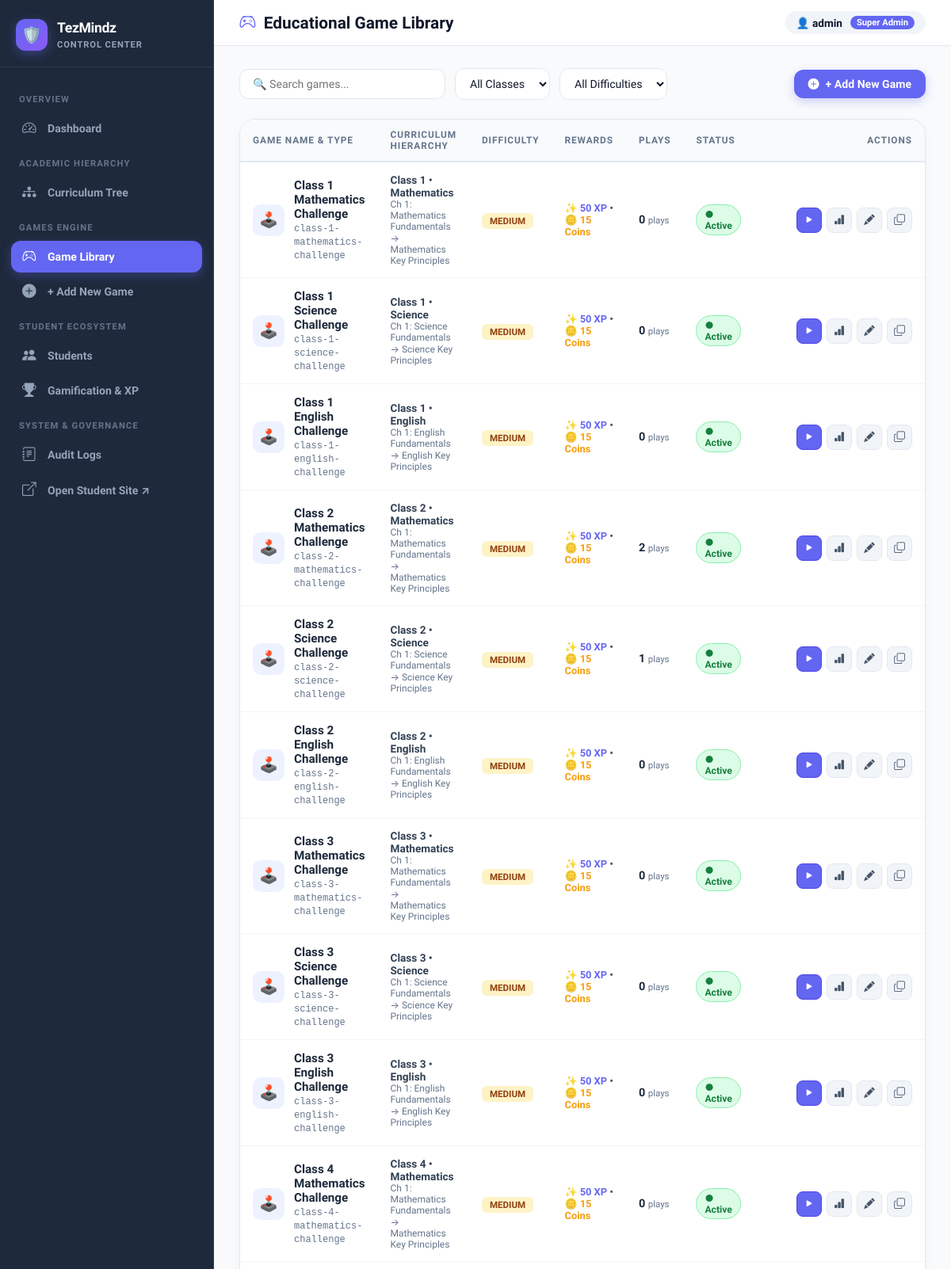
Screenshot of /tezadmin/games/ (signed in, upper part) with the database file from the repository.
### games/models.py (models this page shows, shortened)
class Game(models.Model):
    DIFFICULTY_CHOICES = [
        ("easy", "Easy"),
        ("medium", "Medium"),
        ("hard", "Hard"),
    ]
    concept = models.ForeignKey(Concept, on_delete=models.CASCADE, related_name="games")
    template = models.ForeignKey(GameTemplate, on_delete=models.SET_NULL, null=True, blank=True, related_name="games")
    title = models.CharField(max_length=255)
    slug = models.SlugField(unique=True, max_length=255, blank=True, null=True)
    game_path = models.CharField(
        max_length=500,
        blank=True,
        default="",
        help_text="Path within games/ folder, e.g. class_5/mathematics/chapter_01_large_numbers/topic_01_reading_writing_numbers/number_builder"
    )
    game_type = models.CharField(max_length=50, default="house_builder", help_text="Engine identifier: house_builder, shopping, fractions, etc.")
    description = models.TextField(blank=True)
    instructions = models.TextField(blank=True)
    difficulty = models.CharField(max_length=20, choices=DIFFICULTY_CHOICES, default="medium")
    thumbnail = models.CharField(max_length=255, blank=True, null=True)
    estimated_time = models.PositiveIntegerField(default=15, help_text="Estimated play time in minutes")
    xp_reward = models.PositiveIntegerField(default=50)
    coin_reward = models.PositiveIntegerField(default=15)
    config = models.JSONField(default=dict, blank=True)  # General game config
    is_active = models.BooleanField(default=True)
    created_at = models.DateTimeField(default=timezone.now)
    updated_at = models.DateTimeField(auto_now=True)

### academics/models.py (models this page shows, shortened)
class Concept(models.Model):
    DIFFICULTY_CHOICES = [
        ("easy", "Easy"),
        ("medium", "Medium"),
        ("hard", "Hard"),
    ]
    chapter = models.ForeignKey(Chapter, on_delete=models.CASCADE, related_name="concepts")
    name = models.CharField(max_length=255)
    slug = models.SlugField(blank=True)
    description = models.TextField()
    real_world_example = models.TextField(blank=True, null=True)
    difficulty = models.CharField(max_length=20, choices=DIFFICULTY_CHOICES, default="medium")
    estimated_time = models.PositiveIntegerField(default=15, help_text="Estimated time in minutes")
    order = models.PositiveIntegerField()
    is_active = models.BooleanField(default=True)
    class Meta:
        ordering = ["order"]
        unique_together = ("chapter", "order")

class Chapter(models.Model):
    class_subject = models.ForeignKey(ClassSubject, on_delete=models.CASCADE, related_name="chapters")
    name = models.CharField(max_length=255)
    slug = models.SlugField(blank=True)
    description = models.TextField(blank=True)
    order = models.PositiveIntegerField()
    is_active = models.BooleanField(default=True)
    class Meta:
        ordering = ["order"]
        unique_together = ("class_subject", "order")

class ClassSubject(models.Model):
    student_class = models.ForeignKey(Class, on_delete=models.CASCADE, related_name="class_subjects")
    subject = models.ForeignKey(Subject, on_delete=models.CASCADE, related_name="class_subjects")
    total_modules = models.PositiveIntegerField(default=0)
    class Meta:
        unique_together = ("student_class", "subject")

class Class(models.Model):
    grade_number = models.PositiveIntegerField(unique=True)
    name = models.CharField(max_length=50)           # e.g., "Grade 5"
    class_label = models.CharField(max_length=50)    # e.g., "Class 5"
    slug = models.SlugField(unique=True, blank=True)  # e.g., "class-5"
    stage = models.CharField(max_length=100)          # e.g., "Olympiad Challenger"
    age_group = models.CharField(max_length=50)       # e.g., "Age 10 - 11"
    description = models.TextField(blank=True)
    category = models.CharField(
        max_length=20,
        choices=[
            ("primary", "Primary"),
            ("middle", "Middle"),
            ("senior", "Senior"),
        ]
    )
    is_active = models.BooleanField(default=True)
    created_at = models.DateTimeField(auto_now_add=True, null=True)
    updated_at = models.DateTimeField(auto_now=True, null=True)
    class Meta:
        verbose_name_plural = "Classes"
        ordering = ["grade_number"]

class Subject(models.Model):
    title = models.CharField(max_length=100, unique=True)
    subtitle = models.CharField(max_length=255)
    olympiad_code = models.CharField(max_length=100)
    icon_type = models.CharField(
        max_length=50,
        choices=[
            ("math", "math"),
            ("science", "science"),
            ("english", "english"),
        ]
    )
    color_theme = models.JSONField()
    is_active = models.BooleanField(default=True)

### common/admin_views.py (the view, shortened to what this page needs)
# urls.py: path("games/", admin_views.admin_game_library_view, name="game_library"),
@admin_required
def admin_game_library_view(request):
    games = (
        Game.objects
        .select_related("concept__chapter__class_subject__student_class", "concept__chapter__class_subject__subject")
        .order_by("concept__chapter__class_subject__student_class__grade_number", "concept__chapter__order", "concept__order")
    )
    for g in games:
        g.play_count = g.sessions.count()
        g.has_custom_html = False
        g.direct_preview_url = None
        if g.game_path:
            clean_path = g.game_path.strip("/\\")
            html_file = settings.BASE_DIR / "games" / clean_path / "index.html"
            if html_file.exists():
                g.has_custom_html = True
                g.direct_preview_url = f"/static/games/{clean_path}/index.html"
    context = {
        "title": "Educational Game Library",
        "active_tab": "games",
        "games": games,
        "classes": Class.objects.filter(is_active=True).order_by("grade_number"),
    }
    return render(request, "admin/game_library.html", context)

### frontend/templates/admin/game_library.html (shortened to what this page needs)
{% extends "admin/base_admin.html" %}
{% block header_title %}
  <i class="bi bi-controller" style="color:#6366F1;"></i>
  Educational Game Library
{% endblock %}
{% block content %}
<div class="library-toolbar">
  <div class="filter-group">
    <input type="text" id="gameSearch" class="search-input" placeholder="🔍 Search games..." onkeyup="filterGames()" />
    <select id="classFilter" class="filter-select" onchange="filterGames()">
      <option value="">All Classes</option>
    </select>
    <select id="diffFilter" class="filter-select" onchange="filterGames()">
      <option value="">All Difficulties</option>
    </select>
  </div>
  <div>
    <a href="{% url 'tezadmin:game_add' %}" class="btn-admin btn-admin-primary">
      <i class="bi bi-plus-circle-fill"></i> + Add New Game
    </a>
  </div>
</div>
<div class="admin-card" style="padding: 0; overflow: hidden;">
  <table class="admin-table" id="gamesTable">
    <thead>
      <tr>
        <th>Game Name & Type</th>
        <th>Curriculum Hierarchy</th>
        <th>Difficulty</th>
        <th>Rewards</th>
        <th>Plays</th>
        <th>Status</th>
        <th style="text-align: right; padding-right: 24px;">Actions</th>
      </tr>
    </thead>
    <tbody>
      {% for game in games %}
        <tr class="game-row" data-title="{{ game.title|lower }}" data-class="Class {{ game.concept.chapter.class_subject.student_class.grade_number }}" data-diff="{{ game.difficulty }}">
          <td>
            <div style="display: flex; align-items: center; gap: 12px;">
              <div class="game-icon-box">
                {% if game.game_type == 'math_arithmetic' %}🔢
                {% elif game.game_type == 'interactive_activity' %}🎮
                {% elif game.game_type == 'puzzle' %}🧩
                {% else %}🕹️{% endif %}
              </div>
              <div>
                <strong style="font-size: 0.95rem; color: #1E293B; display: block;">{{ game.title }}</strong>
                <code style="font-size: 0.75rem; color: #64748B;">{{ game.slug }}</code>
              </div>
            </div>
          </td>
          <td>
            <div style="font-size: 0.85rem; font-weight: 700; color: #334155;">
              Class {{ game.concept.chapter.class_subject.student_class.grade_number }} • {{ game.concept.chapter.class_subject.subject.title }}
            </div>
            <div style="font-size: 0.75rem; color: #64748B;">
              Ch {{ game.concept.chapter.order }}: {{ game.concept.chapter.name }} → {{ game.concept.name }}
            </div>
          </td>
          <td>
            <span class="diff-pill diff-{{ game.difficulty }}">{{ game.difficulty }}</span>
          </td>
          <td>
            <div style="font-size: 0.8rem; font-weight: 700; color: #475569;">
              <span style="color: #6366F1;">✨ {{ game.xp_reward }} XP</span> •
              <span style="color: #F59E0B;">🪙 {{ game.coin_reward }} Coins</span>
            </div>
          </td>
          <td>
            <strong style="font-size: 0.9rem; color: #1E293B;">{{ game.play_count }}</strong>
            <span style="font-size: 0.72rem; color: #64748B;">plays</span>
          </td>
          <td>
            <span class="status-pill status-badge-toggle {% if game.is_active %}active{% else %}draft{% endif %}" id="status-badge-{{ game.id }}" onclick="toggleGameStatus('{{ game.id }}')">
              {% if game.is_active %}● Active{% else %}○ Draft{% endif %}
            </span>
          </td>
          <td style="text-align: right; padding-right: 24px;">
            <div class="action-btns" style="justify-content: flex-end;">
              <a href="{% url 'common:game_play_standalone' game.slug %}" class="action-btn" target="_blank" title="Launch Game in Different Page 🚀" style="background: #6366F1; color: #FFFFFF; border-color: #4F46E5;">
                <i class="bi bi-play-fill"></i>
              </a>
              <a href="{% url 'tezadmin:game_analytics' game.id %}" class="action-btn" title="View Telemetry Analytics">
                <i class="bi bi-bar-chart-fill"></i>
              </a>
              <a href="{% url 'tezadmin:game_edit' game.id %}" class="action-btn" title="Edit Game Metadata & Code">
                <i class="bi bi-pencil-fill"></i>
              </a>
              <button type="button" class="action-btn" onclick="duplicateGame('{{ game.id }}')" title="Duplicate Game Clone">
                <i class="bi bi-copy"></i>
              </button>
            </div>
          </td>
        </tr>
      {% empty %}
        <tr>
          <td colspan="7" style="text-align: center; padding: 48px; color: #94A3B8;">
            No games found. Click <strong>+ Add New Game</strong> to upload or register your first educational game.
          </td>
        </tr>
      {% endfor %}
    </tbody>
  </table>
</div>
{% endblock %}

### frontend/templates/admin/base_admin.html (shortened to what this page needs)
<!DOCTYPE html>
<html lang="en">
<head>
  <link rel="stylesheet" href="https://cdn.jsdelivr.net/npm/bootstrap-icons@1.11.3/font/bootstrap-icons.min.css" />
</head>
<body>
  <aside class="admin-sidebar">
    <a href="{% url 'tezadmin:dashboard' %}" class="sidebar-brand">
      <div class="sidebar-brand-icon">🛡️</div>
      <div class="sidebar-brand-text">
        <strong>TezMindz</strong>
        <small>Control Center</small>
      </div>
    </a>
    <nav class="sidebar-menu">
      <div class="menu-header">Overview</div>
      <a href="{% url 'tezadmin:dashboard' %}" class="menu-link {% if active_tab == 'dashboard' %}active{% endif %}">
        <i class="bi bi-speedometer2"></i>
        <span>Dashboard</span>
      </a>
      <div class="menu-header">Academic Hierarchy</div>
      <a href="{% url 'tezadmin:academic_hierarchy' %}" class="menu-link {% if active_tab == 'academic' %}active{% endif %}">
        <i class="bi bi-diagram-3-fill"></i>
        <span>Curriculum Tree</span>
      </a>
      <div class="menu-header">Games Engine</div>
      <a href="{% url 'tezadmin:game_library' %}" class="menu-link {% if active_tab == 'games' %}active{% endif %}">
        <i class="bi bi-controller"></i>
        <span>Game Library</span>
      </a>
      <a href="{% url 'tezadmin:game_add' %}" class="menu-link">
        <i class="bi bi-plus-circle-fill"></i>
        <span>+ Add New Game</span>
      </a>
      <div class="menu-header">Student Ecosystem</div>
      <a href="{% url 'tezadmin:student_list' %}" class="menu-link {% if active_tab == 'students' %}active{% endif %}">
        <i class="bi bi-people-fill"></i>
        <span>Students</span>
      </a>
      <a href="{% url 'tezadmin:gamification' %}" class="menu-link {% if active_tab == 'gamification' %}active{% endif %}">
        <i class="bi bi-trophy-fill"></i>
        <span>Gamification & XP</span>
      </a>
      <div class="menu-header">System & Governance</div>
      <a href="{% url 'tezadmin:audit_logs' %}" class="menu-link {% if active_tab == 'audit_logs' %}active{% endif %}">
        <i class="bi bi-journal-text"></i>
        <span>Audit Logs</span>
      </a>
      <a href="{% url 'common:dashboard' %}" class="menu-link" target="_blank">
        <i class="bi bi-box-arrow-up-right"></i>
        <span>Open Student Site ↗</span>
      </a>
    </nav>
  </aside>
  <main class="admin-main">
    <header class="admin-header">
      <div class="header-title">
        {% block header_title %}{{ title }}{% endblock %}
      </div>
      <div class="header-actions">
        <div class="admin-user-pill">
          <span>👤 {{ request.user.username }}</span>
          <span class="badge">{% if request.user.is_superuser %}Super Admin{% else %}Staff Admin{% endif %}</span>
        </div>
      </div>
    </header>
    <div class="admin-body">
      {% block content %}{% endblock %}
    </div>
  </main>
</body>
</html>

### rows the page displays
Game: title "Class 1 Mathematics Challenge", slug "class-1-mathematics-challenge", concept.chapter.class_subject.student_class.grade_number "1", concept.chapter.class_subject.subject "Mathematics", concept.chapter.order "1", concept.chapter.name "Mathematics Fundamentals", concept.name "Mathematics Key Principles", difficulty "MEDIUM", xp_reward "50", coin_reward "15", play_count "0", is_active "● Active"
Game: title "Class 1 Science Challenge", slug "class-1-science-challenge", concept.chapter.class_subject.student_class.grade_number "1", concept.chapter.class_subject.subject "Science", concept.chapter.order "1", concept.chapter.name "Science Fundamentals", concept.name "Science Key Principles", difficulty "MEDIUM", xp_reward "50", coin_reward "15", play_count "0", is_active "● Active"
Game: title "Class 1 English Challenge", slug "class-1-english-challenge", concept.chapter.class_subject.student_class.grade_number "1", concept.chapter.class_subject.subject "English", concept.chapter.order "1", concept.chapter.name "English Fundamentals", concept.name "English Key Principles", difficulty "MEDIUM", xp_reward "50", coin_reward "15", play_count "0", is_active "● Active"
Game: title "Class 2 Mathematics Challenge", slug "class-2-mathematics-challenge", concept.chapter.class_subject.student_class.grade_number "2", concept.chapter.class_subject.subject "Mathematics", concept.chapter.order "1", concept.chapter.name "Mathematics Fundamentals", concept.name "Mathematics Key Principles", difficulty "MEDIUM", xp_reward "50", coin_reward "15", play_count "2", is_active "● Active"
Game: title "Class 2 Science Challenge", slug "class-2-science-challenge", concept.chapter.class_subject.student_class.grade_number "2", concept.chapter.class_subject.subject "Science", concept.chapter.order "1", concept.chapter.name "Science Fundamentals", concept.name "Science Key Principles", difficulty "MEDIUM", xp_reward "50", coin_reward "15", play_count "1", is_active "● Active"
Game: title "Class 2 English Challenge", slug "class-2-english-challenge", concept.chapter.class_subject.student_class.grade_number "2", concept.chapter.class_subject.subject "English", concept.chapter.order "1", concept.chapter.name "English Fundamentals", concept.name "English Key Principles", difficulty "MEDIUM", xp_reward "50", coin_reward "15", play_count "0", is_active "● Active"
Game: title "Class 3 Mathematics Challenge", slug "class-3-mathematics-challenge", concept.chapter.class_subject.student_class.grade_number "3", concept.chapter.class_subject.subject "Mathematics", concept.chapter.order "1", concept.chapter.name "Mathematics Fundamentals", concept.name "Mathematics Key Principles", difficulty "MEDIUM", xp_reward "50", coin_reward "15", play_count "0", is_active "● Active"
Game: title "Class 3 Science Challenge", slug "class-3-science-challenge", concept.chapter.class_subject.student_class.grade_number "3", concept.chapter.class_subject.subject "Science", concept.chapter.order "1", concept.chapter.name "Science Fundamentals", concept.name "Science Key Principles", difficulty "MEDIUM", xp_reward "50", coin_reward "15", play_count "0", is_active "● Active"
Game: title "Class 3 English Challenge", slug "class-3-english-challenge", concept.chapter.class_subject.student_class.grade_number "3", concept.chapter.class_subject.subject "English", concept.chapter.order "1", concept.chapter.name "English Fundamentals", concept.name "English Key Principles", difficulty "MEDIUM", xp_reward "50", coin_reward "15", play_count "0", is_active "● Active"
Game: title "Class 4 Mathematics Challenge", slug "class-4-mathematics-challenge", concept.chapter.class_subject.student_class.grade_number "4", concept.chapter.class_subject.subject "Mathematics", concept.chapter.order "1", concept.chapter.name "Mathematics Fundamentals", concept.name "Mathematics Key Principles", difficulty "MEDIUM", xp_reward "50", coin_reward "15", play_count "0", is_active "● Active"

### other values shown
{{ request.user.username }} "admin"
